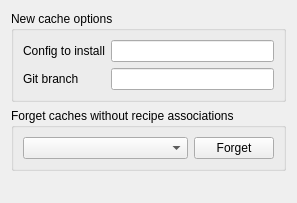
     <widget class="QWidget" name="prefs_localcache">
      <property name="geometry">
       <rect>
        <x>0</x>
        <y>0</y>
        <width>297</width>
        <height>203</height>
       </rect>
      </property>
      <attribute name="label">
       <string>Local cache</string>
      </attribute>
      <layout class="QVBoxLayout" name="verticalLayout_4">
       <item>
        <widget class="QGroupBox" name="groupBox_5">
         <property name="title">
          <string>New cache options</string>
         </property>
         <layout class="QGridLayout" name="gridLayout_6">
          <item row="0" column="0">
           <widget class="QLabel" name="label_9">
            <property name="text">
             <string>Config to install</string>
            </property>
           </widget>
          </item>
          <item row="0" column="1">
           <widget class="QLineEdit" name="prefs_localcache_config_to_install"/>
          </item>
          <item row="1" column="0">
           <widget class="QLabel" name="label_10">
            <property name="text">
             <string>Git branch</string>
            </property>
           </widget>
          </item>
          <item row="1" column="1">
           <widget class="QLineEdit" name="prefs_localcache_config_git_branch"/>
          </item>
         </layout>
        </widget>
       </item>
       <item>
        <widget class="QGroupBox" name="groupBox_6">
         <property name="title">
          <string>Forget caches without recipe associations</string>
         </property>
         <layout class="QGridLayout" name="gridLayout_7">
          <item row="0" column="1">
           <widget class="QPushButton" name="prefs_localcache_do_forget">
            <property name="text">
             <string>Forget</string>
            </property>
           </widget>
          </item>
          <item row="0" column="0">
           <widget class="QComboBox" name="prefs_localcache_forget_cache">
            <property name="sizePolicy">
             <sizepolicy hsizetype="Preferred" vsizetype="Fixed">
              <horstretch>1</horstretch>
              <verstretch>0</verstretch>
             </sizepolicy>
            </property>
           </widget>
          </item>
         </layout>
        </widget>
       </item>
       <item>
        <spacer name="verticalSpacer_5">
         <property name="orientation">
          <enum>Qt::Vertical</enum>
         </property>
         <property name="sizeHint" stdset="0">
          <size>
           <width>20</width>
           <height>40</height>
          </size>
         </property>
        </spacer>
       </item>
      </layout>
     </widget>
